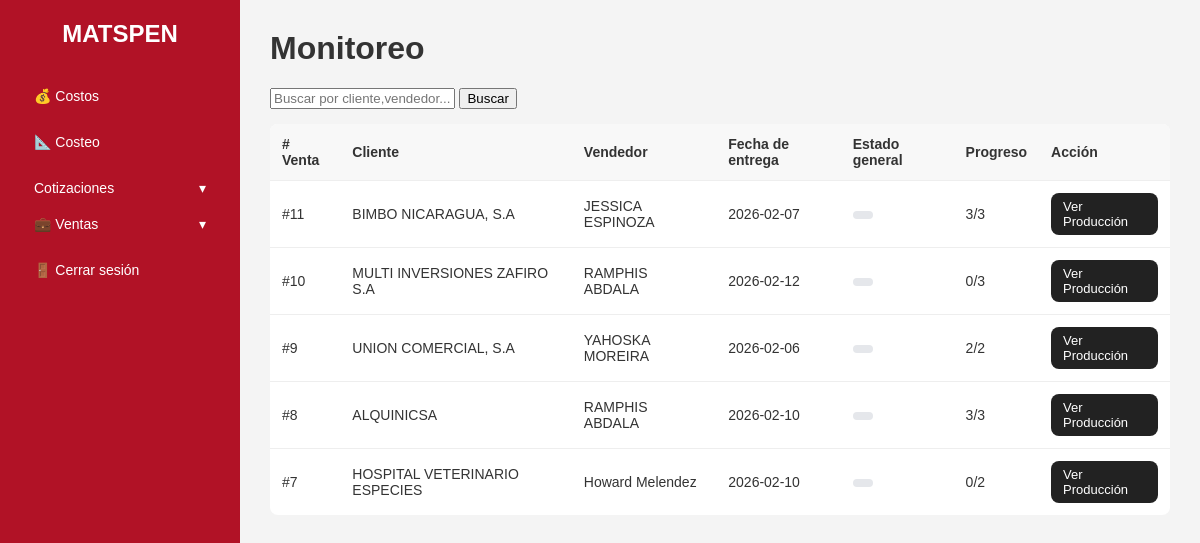
Before: /ventas/monitoreo (signed in) with the older database file.
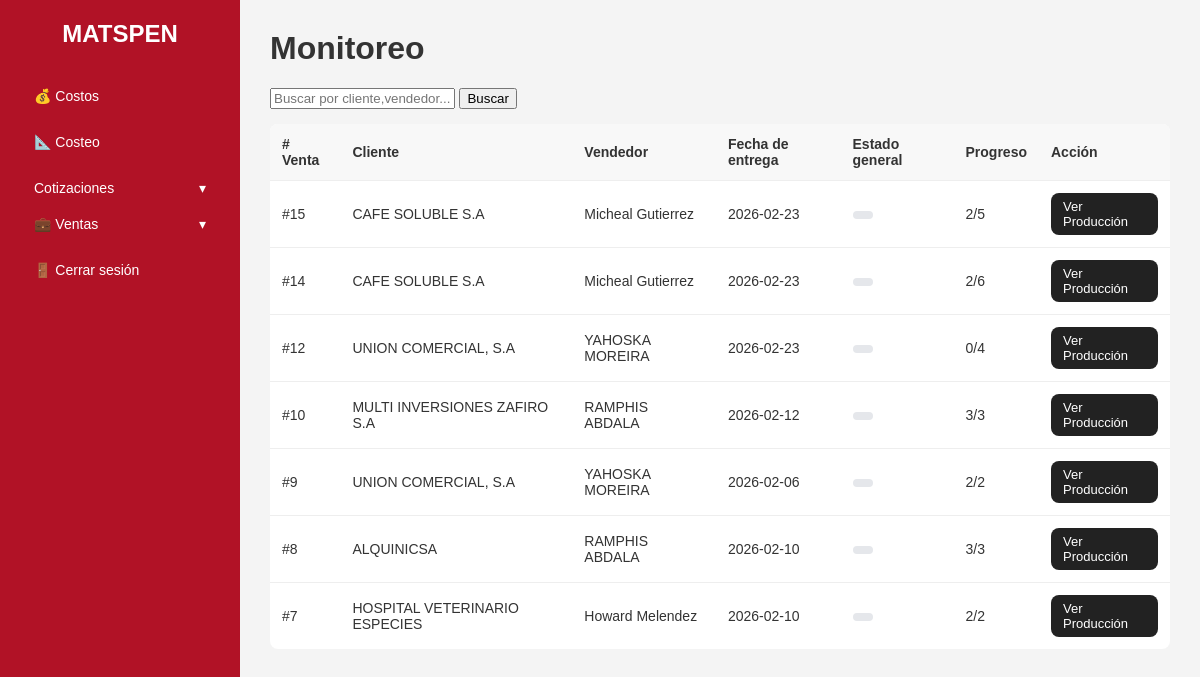
After: the same page with the newer database file.
### tables this page shows
CREATE TABLE ventas(id INTEGER PRIMARY KEY AUTOINCREMENT, fecha TEXT NOT NULL, vendedor TEXT NOT NULL, cliente TEXT NOT NULL, mont INTEGER NOT NULL, cotizacion TEXT NOT NULL, estado TEXT DEFAULT 'Aprobada');

### app.py (the view)
@app.route("/ventas/monitoreo")
def ventas_monitoreo():
    if "user_id" not in session :
        return redirect(url_for("login"))
    conn = get_db_connection()
    rows = conn.execute("""
        SELECT
          v.id,
          v.cliente,
          v.vendedor,
          v.fecha,
          (SELECT COUNT(*) FROM produccion_lineas pl
            WHERE pl.venta_id = v.id AND pl.estado = 'listo') AS lineas_listas,
          (SELECT COUNT(*) FROM produccion_lineas pl
            WHERE pl.venta_id = v.id) AS total_lineas
        FROM ventas v
        ORDER BY v.id DESC
    """).fetchall()
    conn.close()
    return render_template("monitoreo.html", ventas=rows)

### database.py (called while the page is built)
def get_db_connection():
    conn = sqlite3.connect(DB_PATH)
    conn.row_factory = sqlite3.Row
    return conn

### templates/monitoreo.html (shortened to what this page needs)
{% extends "base.html" %}
{% block content %}
<h1>Monitoreo</h1>
<form method="get" style="margin-bottom: 15px;">
    <input type="text" name="q" placeholder="Buscar por cliente,vendedor..." value="{{ request.args.get('q', '') }}">
    <button type="submit">
        Buscar
    </button>
</form>
<table>
    <thead class="table-head">
        <tr>
            <th># Venta</th>
            <th>Cliente</th>
            <th>Vendedor</th>
            <th>Fecha de entrega</th>
            <th>Estado general</th>
            <th>Progreso</th>
            <th>Acción</th>
        </tr>
    </thead>
    <tbody>
        {% if ventas %}
            {% for v in ventas %}
            <tr>
                <td>#{{ v.id }}</td>
                <td>{{ v.cliente }}</td>
                <td>{{ v.vendedor }}</td>
                <td>{{ v.fecha if v.fecha else '_' }}</td>
                <td>
                    {% if v.estado_general == 'finalizada' %}
                        <span class="badge badge-ok">Finalizada</span>
                    {% elif v.estado_general == 'aprobada' %}
                        <span class="badge badge-info">Aprobada</span>
                    {% elif v.estado_general == 'en_proceso' %}
                        <span class="badge badge-warning">En proceso</span>
                    {% else %}
                        <span class="badge badge-muted">{{ v.estado_general }}</span>
                    {% endif %}
                </td>
                <td>
                    {{ v.lineas_listas }}/{{ v.total_lineas }}
                </td>
                <td>
                    <a href="{{ url_for('ventas_produccion', venta_id=v.id) }}"
                       style="
                           display:inline-block;
                           padding:6px 12px;
                           background:#222;
                           color:white;
                           border-radius:8px;
                           font-size:13px;
                       ">
                        Ver Producción
                    </a>
                </td>
            </tr>
            {% endfor %}
            {% else %}
                 <tr>
                <td colspan="7" style="text-align:center; padding:20px;">
                    No hay ventas para mostrar
                </td>
            </tr>
        {% endif %}
    </tbody>
</table>
{% endblock %}

Changed rows visible on the page:
removed ventas: id "11", cliente "BIMBO NICARAGUA, S.A", vendedor "JESSICA ESPINOZA", fecha "2026-02-07", lineas_listas "3", total_lineas "3"
added ventas: id "15", cliente "CAFE SOLUBLE S.A", vendedor "Micheal Gutierrez", fecha "2026-02-23", lineas_listas "2", total_lineas "5"
added ventas: id "14", cliente "CAFE SOLUBLE S.A", vendedor "Micheal Gutierrez", fecha "2026-02-23", lineas_listas "2", total_lineas "6"
added ventas: id "12", cliente "UNION COMERCIAL, S.A", vendedor "YAHOSKA MOREIRA", fecha "2026-02-23", lineas_listas "0", total_lineas "4"
changed ventas "MULTI INVERSIONES ZAFIRO S.A": lineas_listas "0" → "3"
changed ventas "HOSPITAL VETERINARIO ESPECIES": lineas_listas "0" → "2"
